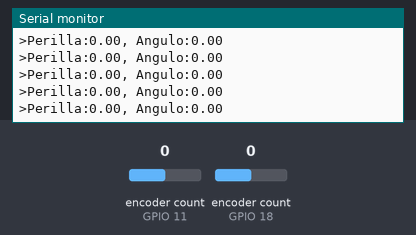
The sketch below on a simulated ESP32-S3. Parts: the last lines printed to the serial monitor. Inputs (shaded band) come from the test bench; at power-on: encoder count (sensors on GPIO 11, GPIO 18) 0.

Above: at 1.2 s.
1.3 s: encoder count (sensor on GPIO 11) set to 1
At 1.56 s:
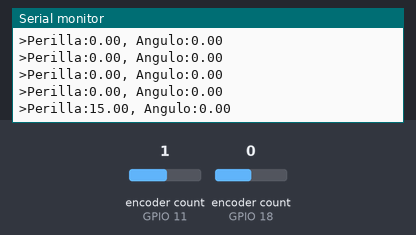
2.8 s: encoder count (sensor on GPIO 18) set to 1
At 2.96 s:
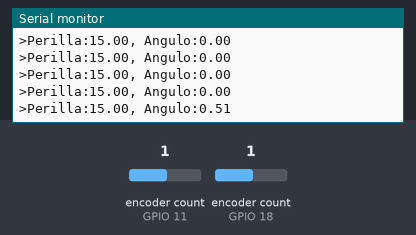
4.3 s: encoder count (sensor on GPIO 11) set to 2
At 4.36 s:
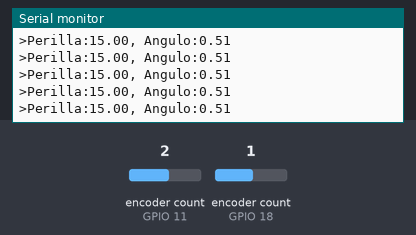
5.8 s: encoder count (sensor on GPIO 18) set to 2
At 5.96 s:
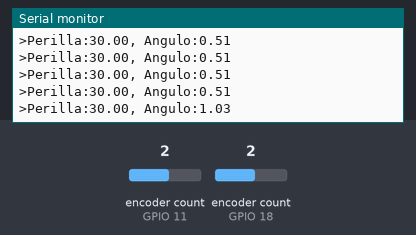
Timing chart, 0 to 8.3 s (numbered marks = the images above; inputs shaded):
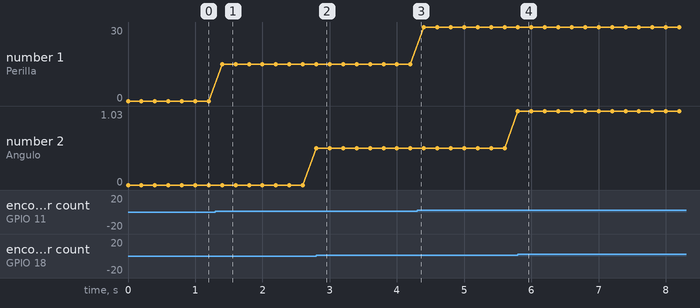

Measured:
- after the input at 1.3 s, the serial monitor: prints a new line after 0.10 s (image 1)
- after the input at 2.8 s, the serial monitor: prints a new line at once (image 2)
- after the input at 5.8 s, the serial monitor: prints a new line at once (image 4)
- plotted number 1: 0 → 15 after the input at 1.3 s, 15 → 30 after the input at 4.3 s
- plotted number 2: 0 → 0.51 after the input at 2.8 s, 0.51 → 1.03 after the input at 5.8 s

The sketch:

encoder_motor.ino
```cpp
#include <definitions.h>


void setup() {
    // incluir perifericos
    setupPeripherals();

    // Asi definimos una tarea para el sistema operativo
    xTaskCreatePinnedToCore(
            readEncoderTask, // nombre de la rutina
            "this task reads encoders",
            8192,
            NULL,
            20, // prioridad de la tarea (0-24) , siendo 24 la prioridad más critica
            NULL,
            CORE_1
    );
}


// Esta es la tarea critica que definimos, la cual cambia solamente de color el led


static void readEncoderTask(void *pvParameters) {

    // Aqui configuro cada cuanto se repite la tarea
    const TickType_t taskInterval = 200;

    // variables locales de la tarea
    float y;
    float reference;
    float flag;


    // prototipo de una tarea repetitiva
    for (;;) {
        TickType_t xLastWakeTime = xTaskGetTickCount();

        // leemos el encoder del ángulo del motor, lo convertimos a grados  para tener el angulo de giro
        y = encoderMotor.getCount() * pulsesTodegreesMotor;

        // leemos el encoder de la perilla lo convertimos a grados
        reference = encoderKnob.getCount() * pulsesTodegreesKnob;

        // imprimimos en el serial para ploteR
        printf(">Perilla:%0.2f, Angulo:%.2f\r\n", reference, y);


        // la tarea es crítica entonces esperamos exactamente taskInterval ms antes de activarla nuevamente
        vTaskDelayUntil(&xLastWakeTime, taskInterval);
    }

}


void loop() {
    vTaskDelete(NULL);
}
```

definitions.h
```cpp
#include <Adafruit_NeoPixel.h>
#include <ESP32Encoder.h>


ESP32Encoder encoderMotor;  // variable encoder del motor
ESP32Encoder encoderKnob;  // variable encoder de la perilla


// definición de los nucleos en el esp32

#define CORE_0 0   // nucleo base usado por algunas tareas procesador
#define CORE_1 1   // nucleo para el usuario, poner aqui las tareas críticas


// Estas lineas configuran los leds
#define  LIGHT_PIN         19
#define  NUMPIXELS          1
Adafruit_NeoPixel ledMotor(1, LIGHT_PIN, NEO_GRB + NEO_KHZ800);


// Esta es la configuración del PWM
#define  FREQUENCY_PWM     100 // frecuencia del pwa
#define  RESOLUTION_PWM    12  // bits del pwm
#define  PIN_AIN1          2   // pin del pwm 1
#define  PIN_AIN2          1
#define  CH_PWM_AIN1       0
#define  CH_PWM_AIN2       1

// factor de conversion de bits a voltios:  2^ #bits -1 / voltios
float  voltsToPwm =   (pow(2, RESOLUTION_PWM) - 1) / 5;


// estas definiciones son para los botones
#define BUTTON_UN   14
#define BUTTON_LIFEFLOWER  7

uint16_t threshold  = 60000; // umbral de deteccion para los botones


// color base del led

uint8_t red = 255;
uint8_t green = 255;
uint8_t blue = 255;


// Aqui definimos los encoder

#define CH_ENC_A  18 // pines del encoder del motor
#define CH_ENC_B  17 // pines del encoder del motor

// Encoder de la perilla

#define CH_ENC_A_POT  11  //WEMOS 5// ESP32S3 11//
#define CH_ENC_B_POT  10 // WEMOS 23 // ESP32S3 10//


float pulsesTodegreesMotor = (float) (360.0/2800.0);  // el encoder del motor genera 2800 pulsos / vuelta
float pulsesTodegreesKnob = (float) (360.0/96.0); // el encoder de la perilla genera 96 pulsos / vuelta


void setupPeripherals(void){

    // iniciamos los encoder
    // encoder del motot
    encoderMotor.attachFullQuad (CH_ENC_A, CH_ENC_B);
    encoderMotor.setCount(0);

    // encoder de la perilla
    encoderKnob.attachFullQuad (CH_ENC_A_POT, CH_ENC_B_POT);
    encoderKnob.setCount(0);

    // para prender el led
    ledMotor.setPixelColor(0, ledMotor.Color(0, 255, 0));
    ledMotor.setBrightness(20);
    ledMotor.show();
}
```
